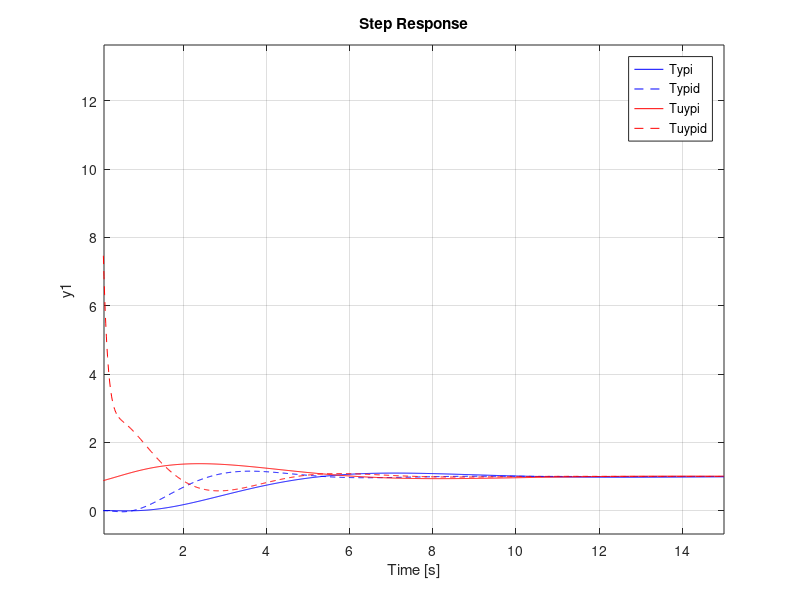
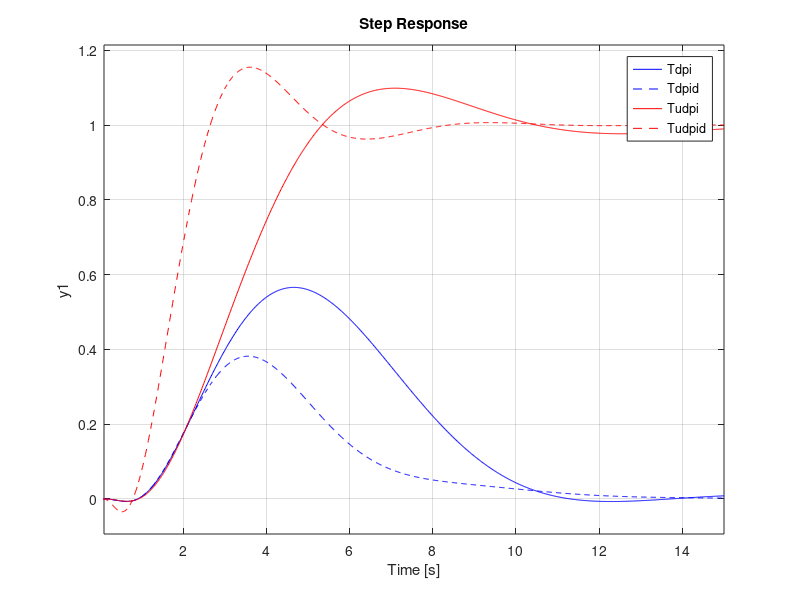

MATLAB code to generate these figures, in order:
clear 
close all
clc

%% orginal process
s = tf('s');
% higher-order function
g = (-0.3*s+1)*(0.08*s + 1)/((2*s + 1)*(s + 1)*(0.4*s + 1)*(0.2*s + 1)*(0.05*s + 1)^3);

%% Half-rule Approximation
% approximated as a first order delay process with
k = 1;
tau1 = 2.5; tau2 = 0; theta = 1.47; 
% approximated as a second order delay process 
kSO = 1;
tau1SO = 2; tau2SO = 1.2; thetaSO = 0.77; 

%N.B.: for tuning a PI controller, you want to approximate as a first-order
% plus time delay model

%% SIMC PI and PID tunings
% for SIMC
%%%%%%
% PI %
%%%%%%
% Desired closed-loop tuning constant tauc >= theta
% The smallest value for fast control is the lower bound
tauc = theta;
% tuning proportional gain 
Kc = (1/k)*tau1/(tauc + theta); %PI: 0.85, PID: 1.30
% tuning integral time
% for IMC; taui == tau1
taui = min(tau1,4*(tauc + theta)); %PI: 2.50, PID:2
% tuning derivative time
taud = tau2;

% Building the controler
% P + I
cpi = Kc*((taui*s + 1)*(taud*s + 1)/(taui*s));

%%%%%%%
% PID %
%%%%%%%
taucSO = thetaSO;
KcSO = (1/kSO)*tau1SO/(taucSO + thetaSO); %PI: 0.85, PID: 1.30
% tuning integral time
tauiSO = min(tau1SO,4*(taucSO + thetaSO)); %PI: 2.50, PID:2
% tuning derivative time
taudSO = tau2SO;

% Building the controler
% P + I + D
cpiSO = KcSO*(1 + 1/(tauiSO*s));
cpidSO = cpiSO*(taudSO*s + 1)/(0.1*taudSO*s + 1);
%N.B.: with added filter for smoother control alpha = 0.1

%% Closed-loop function (building transfer functions)
% 1 - without D action
L = cpi*g; % loop function
S = inv(1 + L); % sensitivity function
%setpoint responses -
% minreal --> Minimal realization and pole-zero cancellation.
% y response for changes in ysp
Ty = g*cpi*S; Ty = minreal(Ty);
% u response for changes in ysp
Tuy = cpi*S; Tuy = minreal(Tuy); 
% PI response
Typi = Ty; 
Tuypi = Tuy;
%input disturbance
gd = g;
% y response for changes in d
Td = gd*S; Td = minreal(Td);
% u response for changes in d
Tud = gd*cpi*S; Tud = minreal(Tud);
% PI response
Tdpi=Td; 
Tudpi=Tud;

% 2 - with D action
L = cpidSO*g; % without D-action on setpoint
S = inv(1 + L);
%setpoint responses -
Ty = g*cpidSO*S; Ty = minreal(Ty);
Tuy = cpidSO*S; Tuy = minreal(Tuy); 
% PID response
Typid = Ty;
Tuypid = Tuy;
%input disturbance
gd = g;
Td = gd*S; Td = minreal(Td);
Tud = gd*cpidSO*S; Tud = minreal(Tud);
% PID response
Tdpid=Td;
Tudpid=Tud;

% responses overlap
% figure(1),step(Typi,'blue',Tuypi,'red',15)
% figure(2),step(Tdpi,'blue',Tudpi,'red',15)
% figure(1),step(Typid,'blue',Tuypid,'red',15)
% figure(2),step(Tdpid,'blue',Tudpid,'red',15)
figure(1),step(Typi,'blue',Typid,'blue--',Tuypi,'red',Tuypid,'red--',15),xlim([0.1, 15])
figure(2),step(Tdpi,'blue',Tdpid,'blue--',Tudpi,'red',Tudpid,'red--',15),xlim([0.1, 15])

